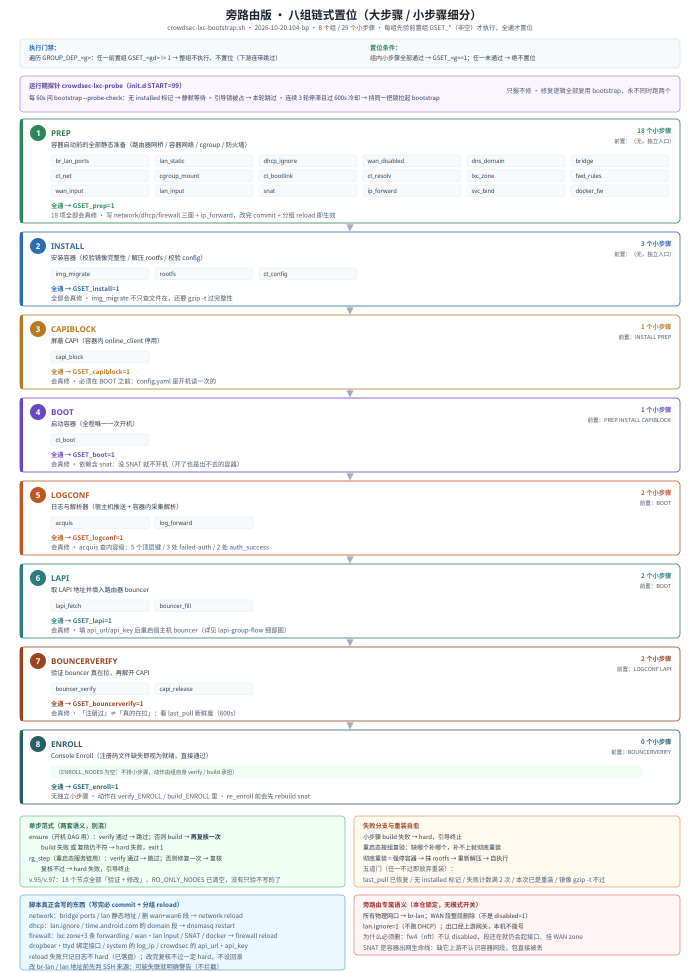
#> input picture docs/bp-eight-group-flow.png, 2800 x 3888 px, given in place of _p3_shot.png, which was not available (shown at 1/4 size)
$ python gen_phase3_flow.py
#> lines starting #> are read from the running program, lines starting #| are printed output that depends on the picture
#!/usr/bin/env python3
"""生成 BACKUP 仓「v.81 开机后步骤：A/B/C 三步 + step_C 决策树 + tier 3 重装自愈全貌图」SVG + 高清 PNG
内容：crowdsec-lxc-bootstrap.sh（v.81 · 旁路由锁定线）DAG 调度完成后的阶段 3——
「开机后服务链」按 installed stamp 分流：
  安装态（无 stamp）：A（容器内配置治理）→ B（crowdsec 配置与 bouncer 链路治理）→ C（last_pull 验证）
  重启态（有 stamp）：A/B 不主动治理，直接 C；仅 C 失败才复验/修 A/B
  A/B 每步：verify 就绪跳过 → fix 一次 → 复验 → 不过即 hard（v.81 起一次修复）
  C 无修复动作：纯等待 → 决策树（复验 A/B → 一次修复 → 判损坏重装 / hard）
  开机步已并入 DAG boot 组（build_ct_boot 启动链前置检查），深修链 9 函数已删
右侧：step_C() 决策树（两态共用：纯等待 90s → 纯等待窗口 60s → 复验 A/B →
  判容器损坏→五道门→full_reinstall / 一次修复→复验 C / hard）；
  enroll 例外块；与构建七步的分工；已取消的深修链清单；右下 tier 3 重装自愈块
底部：两个合法放行 + 开机并入 DAG boot 组 + 一次修复与 stamp 分流 + 等待与修复分离 + tier 3 规则

用法: python3 gen_phase3_flow.py
  输出: 同目录 phase3-flow.svg / phase3-flow.png（2x 高清，已裁精确尺寸）
"""
import os
import subprocess

W, H = 1020, 1236
OUT_DIR = os.path.dirname(os.path.abspath(__file__))
SVG = os.path.join(OUT_DIR, "phase3-flow.svg")
PNG = os.path.join(OUT_DIR, "phase3-flow.png")

# 配色（与 dag-flow / cs-build-flow 同源）：服务链主色青蓝，C 决策紫，enroll 例外橙
MAIN_FG, MAIN_BG, MAIN_BD = "#2b6cb0", "#ebf8ff", "#90cdf4"   # 蓝（服务链）
TAG_ENSURE = ("#2b6cb0", "#bee3f8")   # 蓝（ensure 语义）
TAG_DECIDE = ("#6b46c1", "#e9d8fd")   # 紫（C 验证/决策）
TAG_EXTRA = ("#dd6b20", "#feebc8")    # 橙（enroll 例外）
HARD_FG, HARD_BG, HARD_BD = "#c53030", "#fff5f5", "#fc8181"  # 红（hard）
DECIDE_FG, DECIDE_BG, DECIDE_BD = "#6b46c1", "#faf5ff", "#d6bcfa"  # 紫（决策树）

# 链卡：编号、名称、验（verify 判定）、修（fix 动作）、mono 备注、tag 类型
STEPS = [
    ("A", "容器内配置治理（网络文件/自启/resolv/日志）",
     "五判据与：容器网络文件 · 自启软链与机器身份 · resolv.conf · acquis+解析器 · 日志转发",
     "fix_A 按需补写缺项（幂等写入）+ 容器在运行则重启容器内 crowdsec 使配置生效",
     "verify_A · fix_A（setup_container_network/boot/resolv/acquis/log_forward）", "ensure"),
    ("B", "crowdsec 配置与 bouncer 链路治理",
     "listen_uri · trusted_ips · 容器 config 三文件 + 宿主机服务活 + nft 表 + 注册态",
     "fix_B：按需补写三文件 + 屏蔽 online_client → uci_apply → 等 LAPI 90s → 注册一次 → 起服务 → 等 nft 表",
     "verify_B · fix_B（_bouncer_register_once · _ensure_bouncer_service）", "ensure"),
    ("C", "last_pull 验证（无修复动作）",
     "_wait_lapi_ready 90 纯等待 + bouncer_pulling（last_pull 600s 新鲜度）",
     "纯等待窗口 60s（12×5s）；仍败 → 决策树：复验 A/B → 一次修复 → 判损坏重装 / hard",
     "step_C · _sc_wait_pull · bouncer_pulling", "decide"),
    ("⑤", "CAPI online_client 放出",
     "config.yaml 中 online_client 未注释（CAPI 经 LAPI 后启用）",
     "ensure_online_client_on（取消注释 + credentials 回 online）",
     "verify_online_client_on · ensure_online_client_on", "ensure"),
    ("⑥", "console enroll",
     "cscli capi status 已 Enrolled",
     "re_enroll 一次 shot：命令成功但 10 秒内未显示 Enrolled（等网站人工 Accept）算过",
     "phase3_step_enroll · re_enroll", "extra"),
]
TAG_STYLE = {"ensure": TAG_ENSURE, "decide": TAG_DECIDE, "extra": TAG_EXTRA}

p = []
p.append(f'''<svg width="{W}" height="{H}" viewBox="0 0 {W} {H}" xmlns="http://www.w3.org/2000/svg" font-family="-apple-system,'PingFang SC','Microsoft YaHei','Noto Sans CJK SC',sans-serif">
  <defs>
    <marker id="ar" viewBox="0 0 10 10" refX="9" refY="5" markerWidth="7" markerHeight="7" orient="auto-start-reverse">
      <path d="M 0 0 L 10 5 L 0 10 z" fill="#94a3b8"/>
    </marker>
  </defs>
  <style>
    .t{{font-size:19px;font-weight:700;fill:#1a202c}}
    .ts{{font-size:11.5px;fill:#718096}}
    .b{{font-size:12px;font-weight:600;fill:#1a202c}}
    .s{{font-size:10px;fill:#4a5568}}
    .mono{{font-family:ui-monospace,'SFMono-Regular',Consolas,monospace}}
    .ln{{stroke:#94a3b8;stroke-width:1.5;fill:none}}
    .tag{{font-size:9px;font-weight:700}}
  </style>
  <rect x="0" y="0" width="{W}" height="{H}" fill="#ffffff"/>''')

# ---------- 标题 ----------
p.append(f'''
  <text x="{W//2}" y="30" text-anchor="middle" class="t">v.81 开机后步骤：A/B/C 三步 + step_C 决策树 + tier 3 重装自愈（阶段 3 · BACKUP 旁路由锁定线）</text>
  <text x="{W//2}" y="52" text-anchor="middle" class="ts">stamp 分流：安装态 A→B→C 构造；重启态直接 C；每步 verify 跳过 → fix 一次 → 复验 → 不过即 hard（v.81 一次修复）</text>''')

LX, LW = 36, 640          # 左列（分流卡 + A/B/C 链）
RX, RW = 700, 284         # 右列（决策树等）
CY0, CH, CGAP = 96, 92, 20   # 卡起始 y / 卡高 / 卡间（箭头）距

# ---------- 左列顶部：stamp 分流卡 ----------
p.append(f'''
  <rect x="{LX}" y="{CY0}" width="{LW}" height="64" rx="8" fill="{MAIN_BG}" stroke="{MAIN_BD}" stroke-width="1.2"/>
  <text x="{LX+16}" y="{CY0+22}" class="b" style="font-size:12.5px" fill="{MAIN_FG}">阶段 3 入口：_stamp_present 判别（installed 标记）</text>
  <text x="{LX+16}" y="{CY0+42}" class="s" style="font-size:10px"><tspan class="b">安装态</tspan>（无 stamp，首启纯构造）→ A → B → C 依序执行，缺项修复一次 + 复验</text>
  <text x="{LX+16}" y="{CY0+58}" class="s" style="font-size:10px"><tspan class="b">重启态</tspan>（有 stamp，曾完整跑通）→ A/B 不主动治理，直接验证 C；仅 C 失败才复验/修 A/B</text>''')
AY0 = CY0 + 64
p.append(f'<line x1="{LX+LW/2}" y1="{AY0+3}" x2="{LX+LW/2}" y2="{AY0+CGAP-3}" class="ln" marker-end="url(#ar)"/>')

def step_card(x, y, w, num, name, ver, fix, note, kind):
    tfg, tbg = TAG_STYLE[kind]
    tag = {"ensure": "ensure", "decide": "验证/决策", "extra": "例外"}[kind]
    p.append(f'''
  <rect x="{x}" y="{y}" width="{w}" height="{CH}" rx="8" fill="#ffffff" stroke="{'#fbd38d' if kind=='extra' else '#cbd5e0'}" stroke-width="1"/>
  <circle cx="{x+24}" cy="{y+21}" r="12" fill="{MAIN_BG}" stroke="{MAIN_BD}" stroke-width="1.2"/>
  <text x="{x+24}" y="{y+25}" text-anchor="middle" class="b" fill="{MAIN_FG}" style="font-size:12px">{num}</text>
  <text x="{x+44}" y="{y+25}" class="b" style="font-size:12.5px">{name}</text>
  <rect x="{x+w-72}" y="{y+8}" width="60" height="15" rx="7" fill="{tbg}"/>
  <text x="{x+w-42}" y="{y+19}" text-anchor="middle" class="tag" fill="{tfg}">{tag}</text>
  <text x="{x+16}" y="{y+47}" class="s" style="font-size:10px"><tspan class="b" fill="{MAIN_FG}">验</tspan>　{ver}</text>
  <text x="{x+16}" y="{y+64}" class="s" style="font-size:10px"><tspan class="b" fill="{MAIN_FG}">修</tspan>　{fix}</text>
  <text x="{x+16}" y="{y+83}" class="s mono" style="font-size:9px;fill:#a0aec0">{note}</text>''')

CY1 = AY0 + CGAP   # A 卡起始
for i, (num, name, ver, fix, note, kind) in enumerate(STEPS):
    y = CY1 + i * (CH + CGAP)
    step_card(LX, y, LW, num, name, ver, fix, note, kind)
    if i < len(STEPS) - 1:
        ay1 = y + CH + 3
        ay2 = y + CH + CGAP - 3
        p.append(f'<line x1="{LX+LW/2}" y1="{ay1}" x2="{LX+LW/2}" y2="{ay2}" class="ln" marker-end="url(#ar)"/>')

CHAIN_BOT = CY1 + len(STEPS) * CH + (len(STEPS) - 1) * CGAP   # 链底 y
RCOL_BOT = CY0 + 828                  # 右列底

# ---------- 右列：step_C() 决策树 ----------
p.append(f'''
  <rect x="{RX}" y="{CY0}" width="{RW}" height="300" rx="8" fill="{DECIDE_BG}" stroke="{DECIDE_BD}" stroke-width="1"/>
  <rect x="{RX}" y="{CY0}" width="{RW}" height="26" rx="8" fill="{DECIDE_FG}"/>
  <rect x="{RX}" y="{CY0+16}" width="{RW}" height="10" fill="{DECIDE_FG}"/>
  <text x="{RX+RW/2}" y="{CY0+18}" text-anchor="middle" class="tag" fill="#ffffff" style="font-size:11px">step_C() 决策树（安装态/重启态共用）</text>''')
mx = RX + 14
tree = [
    (CY0+42,  "b", "① _wait_lapi_ready 90（纯等待）"),
    (CY0+57,  "s", "　bouncer_pulling 真 → 就绪 return 0"),
    (CY0+76,  "b", "② verify_lapi_ready 真 → _sc_wait_pull"),
    (CY0+91,  "s", "　60s 纯等待窗口（12×5s，只观察）"),
    (CY0+106, "s", "　last_pull 刷新 → 就绪 return 0"),
    (CY0+125, "b", "③ 仍未就绪 → 复验 A/B 定位根因"),
    (CY0+141, "s", "　├ A/B 全正常 → 配置正确 = 容器损坏"),
    (CY0+156, "s", "　│　→ 五道门 → full_reinstall 重装"),
    (CY0+171, "s", "　│　门拒/exec 未接管 → hard exit 1"),
    (CY0+190, "s", "　└ A/B 有缺项 → fix_A/fix_B 一次"),
    (CY0+205, "s", "　　复验 A/B 正常 → 再等一轮 ①+②"),
    (CY0+220, "s", "　　　├ 恢复 → return 0"),
    (CY0+235, "s", "　　　├ 仍拉不到 → 容器损坏 → 重装"),
    (CY0+250, "s", "　　　└ 修不好 → hard exit 1"),
]
for ty, cls, txt in tree:
    p.append(f'<text x="{mx}" y="{ty}" class="{cls}" style="font-size:9.5px">{txt}</text>')
p.append(f'''
  <rect x="{RX+10}" y="{CY0+262}" width="{RW-20}" height="28" rx="5" fill="#ffffff" stroke="{DECIDE_BD}" stroke-width="1"/>
  <text x="{RX+RW/2}" y="{CY0+280}" text-anchor="middle" class="s" style="font-size:9.5px">等待与修复严格分离：①②只 sleep+探测，③ 才动 A/B</text>''')

# ---------- 右列：enroll 例外块（橙）----------
p.append(f'''
  <rect x="{RX+12}" y="{CY0+314}" width="{RW-24}" height="150" rx="6" fill="#fffaf0" stroke="#fbd38d" stroke-width="1"/>
  <text x="{RX+24}" y="{CY0+336}" class="b" style="font-size:10.5px" fill="#dd6b20">enroll 例外（⑥）</text>
  <text x="{RX+24}" y="{CY0+356}" class="s" style="font-size:9.5px">phase3_step_enroll：</text>
  <text x="{RX+24}" y="{CY0+371}" class="s" style="font-size:9.5px">fix 返 0 即过，不做事后</text>
  <text x="{RX+24}" y="{CY0+386}" class="s" style="font-size:9.5px">复核——命令成功但 10 秒</text>
  <text x="{RX+24}" y="{CY0+401}" class="s" style="font-size:9.5px">内未 Enrolled 是等网站</text>
  <text x="{RX+24}" y="{CY0+416}" class="s" style="font-size:9.5px">人工 Accept 的合法中间态，</text>
  <text x="{RX+24}" y="{CY0+431}" class="s" style="font-size:9.5px">复核会误杀</text>
  <text x="{RX+24}" y="{CY0+450}" class="s" style="font-size:9.5px">无注册码（key 文件为空）</text>
  <text x="{RX+24}" y="{CY0+465}" class="s" style="font-size:9.5px">→ 记日志跳过，本地防护</text>
  <text x="{RX+24}" y="{CY0+480}" class="s" style="font-size:9.5px">不受影响</text>''')

# ---------- 右列：与构建七步分工 + 已取消深修链 ----------
p.append(f'''
  <text x="{mx}" y="{CY0+504}" class="b" style="font-size:10.5px" fill="{MAIN_FG}">与构建七步的分工</text>
  <text x="{mx}" y="{CY0+520}" class="s" style="font-size:9.5px">构建七步：容器内产物就绪</text>
  <text x="{mx}" y="{CY0+535}" class="s" style="font-size:9.5px">（rootfs 落盘，boot 组内）</text>
  <text x="{mx}" y="{CY0+550}" class="s" style="font-size:9.5px">本链：服务真的通（A→B→C）</text>
  <text x="{mx}" y="{CY0+575}" class="b" style="font-size:10.5px" fill="{HARD_FG}">已取消：深修链 9 函数（v.81）</text>
  <text x="{mx}" y="{CY0+591}" class="s" style="font-size:9.5px">_bouncer_heal · _crowdsec_repair ·</text>
  <text x="{mx}" y="{CY0+606}" class="s" style="font-size:9.5px">_restart_bouncer_service ·</text>
  <text x="{mx}" y="{CY0+621}" class="s" style="font-size:9.5px">_fix_lapi_ready · _fix_bouncer_link ·</text>
  <text x="{mx}" y="{CY0+636}" class="s" style="font-size:9.5px">verify_bouncer_link · verify_container_boot</text>
  <text x="{mx}" y="{CY0+651}" class="s" style="font-size:9.5px">+ _fix_container_boot · setup_crowdsec_config</text>
  <text x="{mx}" y="{CY0+670}" class="s" style="font-size:9.5px">→ 剩余动作全是幂等写入，首启不跑修复</text>''')

# ---------- 右列：tier 3 重装自愈块（红）----------
p.append(f'''
  <rect x="{RX+12}" y="{CY0+686}" width="{RW-24}" height="142" rx="6" fill="#fff5f5" stroke="{HARD_BD}" stroke-width="1"/>
  <text x="{RX+24}" y="{CY0+708}" class="b" style="font-size:10.5px" fill="{HARD_FG}">tier 3 重装自愈（C 失败判损坏）</text>
  <text x="{RX+24}" y="{CY0+726}" class="s" style="font-size:9.5px">五道门全过才抹 rootfs：</text>
  <text x="{RX+24}" y="{CY0+741}" class="s" style="font-size:9.5px">① last_pull 仍失效（已恢复→无益）</text>
  <text x="{RX+24}" y="{CY0+756}" class="s" style="font-size:9.5px">② installed 标记在位（曾跑通）</text>
  <text x="{RX+24}" y="{CY0+771}" class="s" style="font-size:9.5px">③ 失败计数 &lt; 2（达到转人工）</text>
  <text x="{RX+24}" y="{CY0+786}" class="s" style="font-size:9.5px">④ 非重装后流程（禁递归）</text>
  <text x="{RX+24}" y="{CY0+801}" class="s" style="font-size:9.5px">⑤ 镜像 gzip -t 过</text>
  <text x="{RX+24}" y="{CY0+819}" class="s" style="font-size:9.5px">全过 → 备份凭证 → 强停 → 抹 rootfs</text>''')

# ---------- 底部说明 ----------
BY = RCOL_BOT + 24
p.append(f'''
  <rect x="{LX}" y="{BY}" width="{W-LX*2}" height="252" rx="10" fill="#f7fafc" stroke="#cbd5e0" stroke-width="1"/>
  <text x="{LX+16}" y="{BY+22}" class="b" style="font-size:12.5px">两个刻意保留的合法放行</text>
  <text x="{LX+16}" y="{BY+42}" class="s" style="font-size:10px">① enroll 的「命令成功但 10 秒内未显示 Enrolled」（等网站人工 Accept）算通过——phase3_step_enroll 信 fix 自带终态判定；</text>
  <text x="{LX+16}" y="{BY+59}" class="s" style="font-size:10px">② 未配置注册码（$ENROLL_KEY_FILE 缺失或为空）→ 明确记日志跳过 enroll，本地防护不受影响（不因可选功能让开机失败）。</text>
  <text x="{LX+16}" y="{BY+82}" class="b" style="font-size:12.5px">开机已并入 DAG boot 组（v.81）</text>
  <text x="{LX+16}" y="{BY+102}" class="s" style="font-size:10px">build_ct_boot 开头做启动链内容级前置检查（verify_ct_config + verify_rootfs）：缺链不开机、不重写、不重建，复核不过即 hard——</text>
  <text x="{LX+16}" y="{BY+119}" class="s" style="font-size:10px">容器级损坏不在此处盲目施救，留给 C 失败链判重装；_ct_revive 退为纯 revive（启动链共用）。</text>
  <text x="{LX+16}" y="{BY+142}" class="b" style="font-size:12.5px">一次修复 + stamp 分流 + 等待与修复分离（v.81 三原则）</text>
  <text x="{LX+16}" y="{BY+162}" class="s" style="font-size:10px">① 三处循环（ensure / ensure_sub / phase3_step）全部单次化：安装顺序保证前置就绪，修一次不过即 hard，「多修复一次没必要」；</text>
  <text x="{LX+16}" y="{BY+179}" class="s" style="font-size:10px">② 首启/重启以 installed stamp 判别：重启态健康路径只跑 C（last_pull 为健康信号），A/B 退化静默由 C 失败兜底；</text>
  <text x="{LX+16}" y="{BY+196}" class="s" style="font-size:10px">③ C 的等待（90s + 60s 窗口）不夹带任何写入/重启——刚注册完 bouncer 有拉取周期，无窗口会把「刚修好」误判「容器损坏」。</text>
  <text x="{LX+16}" y="{BY+219}" class="b" style="font-size:12.5px" fill="#c53030">tier 3 重装自愈（C 失败且 A/B 复验正常 → 判容器损坏）</text>
  <text x="{LX+16}" y="{BY+238}" class="s" style="font-size:10px">安装态（无 stamp）门② 必拒——初次安装不运行，防开机反复重置；五门全过：备份凭证 → 强停容器 → 抹 rootfs → REINSTALL=1 二遍，成功写 stamp 即清零</text>
  <text x="{LX+16}" y="{BY+252-6}" class="s mono" style="font-size:9px;fill:#a0aec0">main() 阶段 3：[REINSTALL=1 → _cred_restore] → [_recovering → shield] → _stamp_present ? step_C : (verify_A→fix_A) → (verify_B→fix_B) → step_C → online_client 放出</text>''')

p.append('</svg>')
svg = "\n".join(p)
with open(SVG, "w", encoding="utf-8") as f:
    f.write(svg)
print(f"written: {SVG} ({W}x{H})")

# ---- 渲染 PNG（2x 高清，crop 精确尺寸，quantize 压缩）----
html = os.path.join(OUT_DIR, "render-p3.html")
with open(html, "w", encoding="utf-8") as f:
    f.write(f'''<!DOCTYPE html><html><head><meta charset="utf-8"><style>
html,body{{margin:0;padding:0;background:#ffffff}}
img{{display:block;width:{W}px;height:{H}px}}
</style></head><body><img src="file://{SVG}"></body></html>''')

shot = os.path.join(OUT_DIR, "_p3_shot.png")
subprocess.run([
    "chromium", "--headless", "--disable-gpu", "--no-sandbox",
    "--hide-scrollbars", "--default-background-color=FFFFFFFF",
    f"--window-size={W},{H + 100}", "--force-device-scale-factor=2",
    f"--screenshot={shot}", f"file://{html}",
], check=True, capture_output=True, timeout=180)
#> (this line was passed over: subprocess is not available in this run)

from PIL import Image  # noqa: E402

im = Image.open(shot).convert("RGB")
#> im is the input picture: PIL image 2800x3888 RGB; mean R, G, B 244.8, 245.6, 246
im = im.crop((0, 0, W * 2, H * 2))
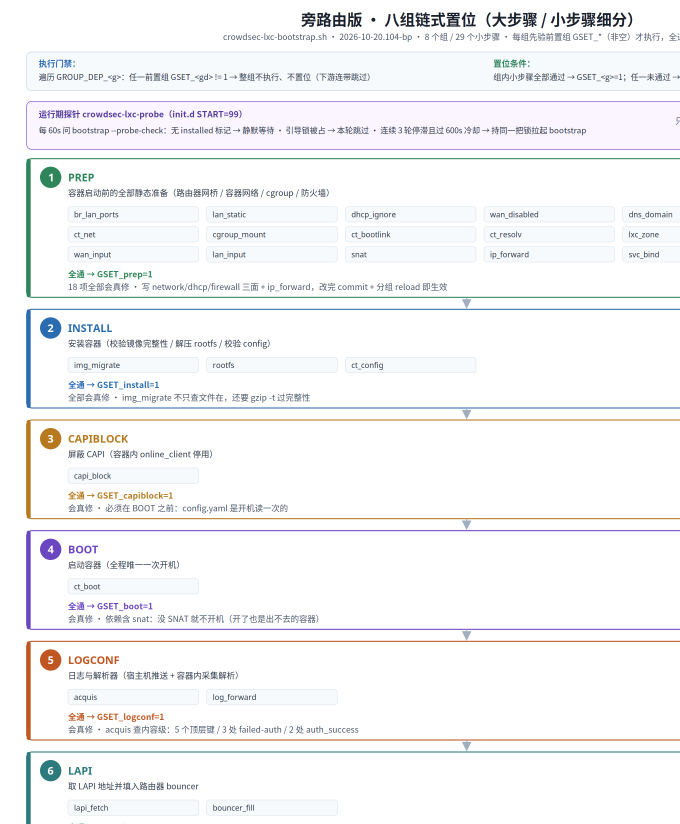
#> im: PIL image 2040x2472 RGB (shown at 1/3 size); mean R, G, B 245.4, 245.6, 247.1
im = im.quantize(colors=256, method=Image.MEDIANCUT, dither=Image.FLOYDSTEINBERG).convert("RGB")
im.save(PNG, optimize=True)
print(f"written: {PNG} ({im.size[0]}x{im.size[1]}, {os.path.getsize(PNG) // 1024} KB)")
#| written: docs/phase3-flow.png (2040x2472, 365 KB)

os.remove(html)
os.remove(shot)
print("done")

$ run again, on docs/bp-eleven-group-flow.png
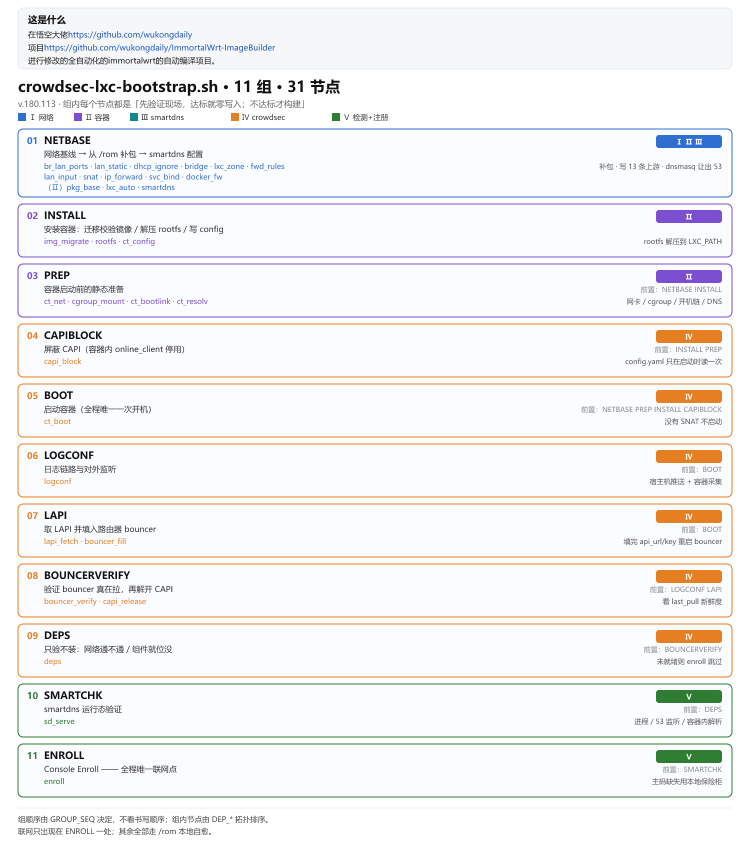
#> input picture docs/bp-eleven-group-flow.png, 1500 x 1704 px, given in place of _p3_shot.png, which was not available (shown at 1/2 size)
#> `im = im.crop((0, 0, W * 2, H * 2))`:
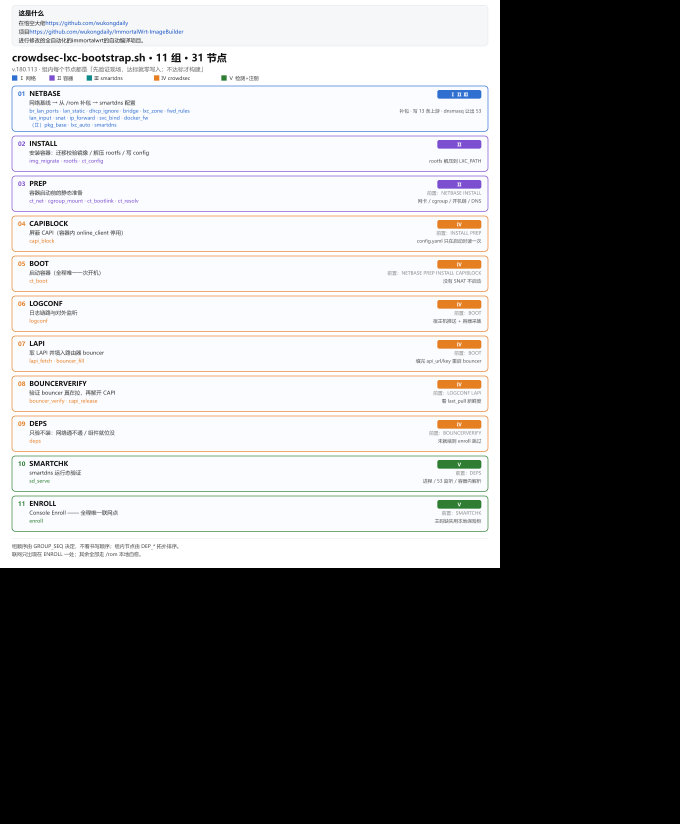
#> im: PIL image 2040x2472 RGB (shown at 1/3 size); mean R, G, B 123.6, 123, 123.5
#| written: docs/phase3-flow.png (2040x2472, 218 KB)

$ run again, on docs/bp-nine-group-flow.png
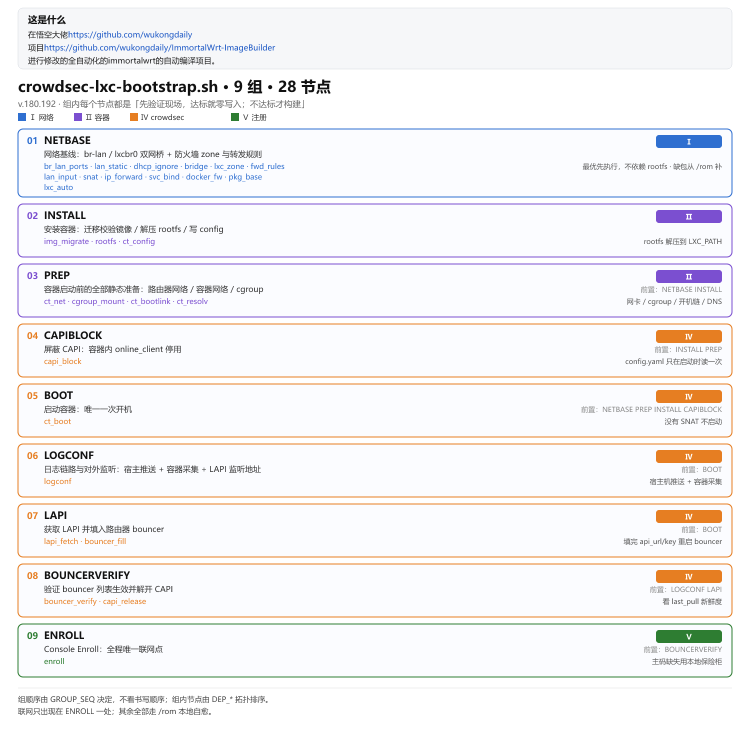
#> input picture docs/bp-nine-group-flow.png, 1500 x 1464 px, given in place of _p3_shot.png, which was not available (shown at 1/2 size)
#> `im = im.crop((0, 0, W * 2, H * 2))`:
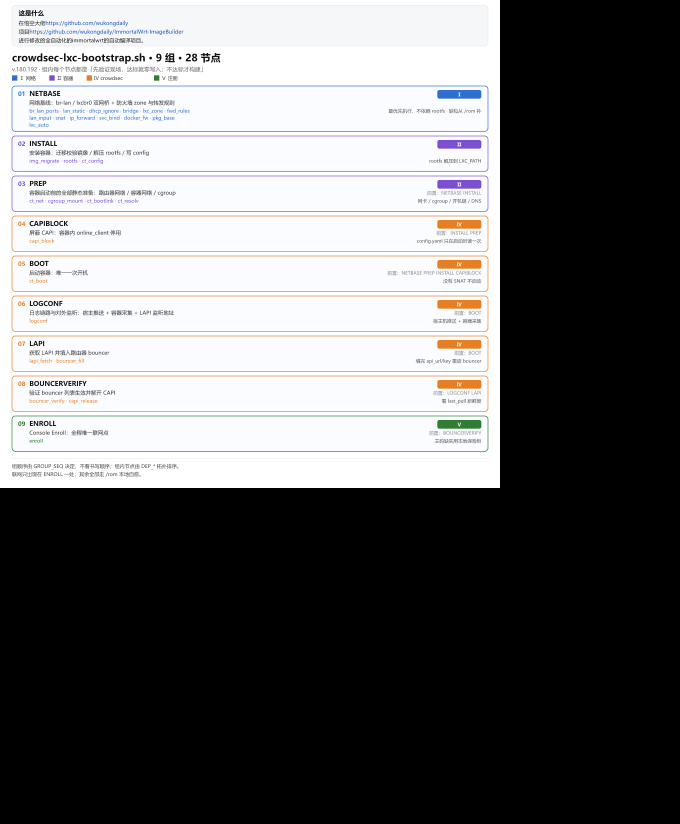
#> im: PIL image 2040x2472 RGB (shown at 1/3 size); mean R, G, B 106.2, 105.6, 106.2
#| written: docs/phase3-flow.png (2040x2472, 201 KB)
